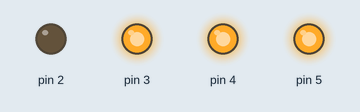
Recording of a sketch running on a simulated Arduino Uno, built with avr-gcc and run on an emulated ATmega328P. Parts: output pins drawn as LEDs (lit = HIGH).

Above: at 0.1 s.
Timing chart, 0 to 1.6 s (numbered marks = the images above):
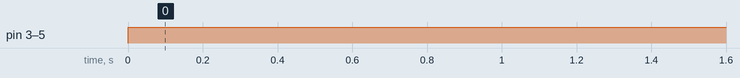

Measured:
- by itself, pin 3–5: LOW → HIGH at 0.00 s

The sketch:

Spaceship_Interface.ino
```cpp
// C++ code
//
int switchState = 0;
void setup()
{
  pinMode(3, OUTPUT);
  pinMode(4, OUTPUT);
  pinMode(5, OUTPUT);
  pinMode(2, OUTPUT);
}

void loop()
{
  switchState = digitalRead(2);
  if (switchState == LOW) {

    digitalWrite(3, HIGH);
    digitalWrite(4, HIGH);
    digitalWrite(5, HIGH);
}
  else {
    digitalWrite(3,LOW);
    digitalWrite(4,LOW);
    digitalWrite(5,LOW);

    delay(250);
    digitalWrite(4,HIGH);
    digitalWrite(5,HIGH);
    delay(260);

  }


}
```
